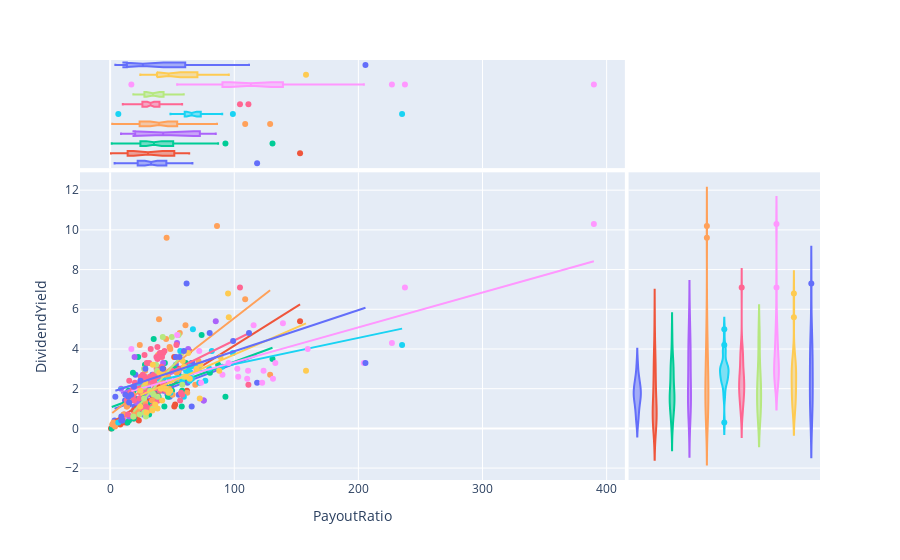

Notebook cell for this chart:
### Code cell
# we can see the difference is huge among sectors, pretty interesting
fig = px.scatter(fullDataNoOutliers, x='PayoutRatio', y='DividendYield', color='GICSSector', marginal_y="violin",
           marginal_x="box", trendline="ols")
fig.layout.update(showlegend=False)
fig.show()

### Figure 1 — Plotly figure (JSON) as saved in the notebook; plotly's stock layout.template omitted (floating-point values rounded to 4 significant figures)
{"data": [{"hoverlabel": {"namelength": 0}, "hovertemplate": "GICSSector=Industrials<br>PayoutRatio=%{x}<br>DividendYield=%{y}", "legendgroup": "GICSSector=Industrials", "marker": {"color": "#636efa", "symbol": "circle"}, "mode": "markers", "name": "GICSSector=Industrials", "showlegend": true, "type": "scatter", "x": [66.3, 32.7, 20.7, 12, 15.6, 33.5, 22.1, 118.4, 38.9, 34, 22.3, 27.7, 28.5, 20.4, 43.1, 53, 55, 25.8, 62.3, 48.1, 3.6, 29, 34.2, 37.4, 37.8, 20.4, 53.4, 36.3, 25.2, 41.5, 19.6, 23.9, 18.3, 27.1, 34.7, 5.4, 33.3, 46.2, 30.7, 44.4, 65.7, 16.6, 30.2, 15.3, 55.3, 41.4, 65.6, 49.2, 13.7, 26.5, 48.4, 28.3], "xaxis": "x", "y": [3.3, 1.9, 0.9, 1.4, 0.6, 1.7, 0.7, 2.3, 2.2, 2.7, 1.3, 2.6, 1.7, 2.7, 1.9, 3.2, 2.8, 1.3, 2.3, 1.6, 0.4, 1.4, 2.3, 1.8, 1.9, 1.5, 2.5, 1.8, 1, 2.4, 1.1, 1.4, 1.7, 1.7, 1.7, 0.3, 1.8, 1.7, 2.1, 2.2, 1.1, 0.5, 2.3, 1.2, 1.7, 2.1, 3.3, 2.1, 0.3, 0.7, 1.8, 1.1], "yaxis": "y"}, {"alignmentgroup": "True", "hoverlabel": {"namelength": 0}, "hovertemplate": "GICSSector=Industrials<br>PayoutRatio=%{x}", "legendgroup": "GICSSector=Industrials", "marker": {"color": "#636efa", "symbol": "circle"}, "name": "GICSSector=Industrials", "notched": true, "offsetgroup": "GICSSector=Industrials", "showlegend": false, "type": "box", "x": [66.3, 32.7, 20.7, 12, 15.6, 33.5, 22.1, 118.4, 38.9, 34, 22.3, 27.7, 28.5, 20.4, 43.1, 53, 55, 25.8, 62.3, 48.1, 3.6, 29, 34.2, 37.4, 37.8, 20.4, 53.4, 36.3, 25.2, 41.5, 19.6, 23.9, 18.3, 27.1, 34.7, 5.4, 33.3, 46.2, 30.7, 44.4, 65.7, 16.6, 30.2, 15.3, 55.3, 41.4, 65.6, 49.2, 13.7, 26.5, 48.4, 28.3], "xaxis": "x3", "yaxis": "y3"}, {"alignmentgroup": "True", "hoverlabel": {"namelength": 0}, "hovertemplate": "GICSSector=Industrials<br>DividendYield=%{y}", "legendgroup": "GICSSector=Industrials", "marker": {"color": "#636efa", "symbol": "circle"}, "name": "GICSSector=Industrials", "offsetgroup": "GICSSector=Industrials", "scalegroup": "y", "showlegend": false, "type": "violin", "xaxis": "x2", "y": [3.3, 1.9, 0.9, 1.4, 0.6, 1.7, 0.7, 2.3, 2.2, 2.7, 1.3, 2.6, 1.7, 2.7, 1.9, 3.2, 2.8, 1.3, 2.3, 1.6, 0.4, 1.4, 2.3, 1.8, 1.9, 1.5, 2.5, 1.8, 1, 2.4, 1.1, 1.4, 1.7, 1.7, 1.7, 0.3, 1.8, 1.7, 2.1, 2.2, 1.1, 0.5, 2.3, 1.2, 1.7, 2.1, 3.3, 2.1, 0.3, 0.7, 1.8, 1.1], "yaxis": "y2"}, {"hoverlabel": {"namelength": 0}, "hovertemplate": "<b>OLS trendline</b><br>DividendYield = 0.023412 * PayoutRatio + 0.902781<br>R<sup>2</sup>=0.367810<br><br>GICSSector=Industrials<br>PayoutRatio=%{x}<br>DividendYield=%{y} <b>(trend)</b>", "legendgroup": "GICSSector=Industrials", "marker": {"color": "#636efa", "symbol": "circle"}, "mode": "lines", "name": "GICSSector=Industrials", "showlegend": false, "type": "scatter", "x": [3.6, 5.4, 12, 13.7, 15.3, 15.6, 16.6, 18.3, 19.6, 20.4, 20.4, 20.7, 22.1, 22.3, 23.9, 25.2, 25.8, 26.5, 27.1, 27.7, 28.3, 28.5, 29, 30.2, 30.7, 32.7, 33.3, 33.5, 34, 34.2, 34.7, 36.3, 37.4, 37.8, 38.9, 41.4, 41.5, 43.1, 44.4, 46.2, 48.1, 48.4, 49.2, 53, 53.4, 55, 55.3, 62.3, 65.6, 65.7, 66.3, 118.4], "xaxis": "x", "y": [0.9871, 1.029, 1.184, 1.224, 1.261, 1.268, 1.291, 1.331, 1.362, 1.38, 1.38, 1.387, 1.42, 1.425, 1.462, 1.493, 1.507, 1.523, 1.537, 1.551, 1.565, 1.57, 1.582, 1.61, 1.622, 1.668, 1.682, 1.687, 1.699, 1.703, 1.715, 1.753, 1.778, 1.788, 1.814, 1.872, 1.874, 1.912, 1.942, 1.984, 2.029, 2.036, 2.055, 2.144, 2.153, 2.19, 2.197, 2.361, 2.439, 2.441, 2.455, 3.675], "yaxis": "y"}, {"hoverlabel": {"namelength": 0}, "hovertemplate": "GICSSector=Health Care<br>PayoutRatio=%{x}<br>DividendYield=%{y}", "legendgroup": "GICSSector=Health Care", "marker": {"color": "#EF553B", "symbol": "circle"}, "mode": "markers", "name": "GICSSector=Health Care", "showlegend": true, "type": "scatter", "x": [153, 19, 35, 43.6, 26.1, 42.8, 42.2, 9.9, 0.7, 56, 19.1, 51.6, 14.1, 11.4, 51.7, 61.9, 59.2, 12.3, 63.7, 39.2, 52.4, 21.4, 23.1, 8.2, 4.5, 21.6], "xaxis": "x", "y": [5.4, 0.9, 1.8, 2.7, 0.9, 3, 3.8, 0.3, 0, 3, 0.5, 3.6, 1.2, 0.7, 1.1, 1.9, 2.6, 0.3, 3.9, 2.1, 1.2, 1, 0.4, 0.2, 0.3, 0.5], "yaxis": "y"}, {"alignmentgroup": "True", "hoverlabel": {"namelength": 0}, "hovertemplate": "GICSSector=Health Care<br>PayoutRatio=%{x}", "legendgroup": "GICSSector=Health Care", "marker": {"color": "#EF553B", "symbol": "circle"}, "name": "GICSSector=Health Care", "notched": true, "offsetgroup": "GICSSector=Health Care", "showlegend": false, "type": "box", "x": [153, 19, 35, 43.6, 26.1, 42.8, 42.2, 9.9, 0.7, 56, 19.1, 51.6, 14.1, 11.4, 51.7, 61.9, 59.2, 12.3, 63.7, 39.2, 52.4, 21.4, 23.1, 8.2, 4.5, 21.6], "xaxis": "x3", "yaxis": "y3"}, {"alignmentgroup": "True", "hoverlabel": {"namelength": 0}, "hovertemplate": "GICSSector=Health Care<br>DividendYield=%{y}", "legendgroup": "GICSSector=Health Care", "marker": {"color": "#EF553B", "symbol": "circle"}, "name": "GICSSector=Health Care", "offsetgroup": "GICSSector=Health Care", "scalegroup": "y", "showlegend": false, "type": "violin", "xaxis": "x2", "y": [5.4, 0.9, 1.8, 2.7, 0.9, 3, 3.8, 0.3, 0, 3, 0.5, 3.6, 1.2, 0.7, 1.1, 1.9, 2.6, 0.3, 3.9, 2.1, 1.2, 1, 0.4, 0.2, 0.3, 0.5], "yaxis": "y2"}, {"hoverlabel": {"namelength": 0}, "hovertemplate": "<b>OLS trendline</b><br>DividendYield = 0.039280 * PayoutRatio + 0.239684<br>R<sup>2</sup>=0.711241<br><br>GICSSector=Health Care<br>PayoutRatio=%{x}<br>DividendYield=%{y} <b>(trend)</b>", "legendgroup": "GICSSector=Health Care", "marker": {"color": "#EF553B", "symbol": "circle"}, "mode": "lines", "name": "GICSSector=Health Care", "showlegend": false, "type": "scatter", "x": [0.7, 4.5, 8.2, 9.9, 11.4, 12.3, 14.1, 19, 19.1, 21.4, 21.6, 23.1, 26.1, 35, 39.2, 42.2, 42.8, 43.6, 51.6, 51.7, 52.4, 56, 59.2, 61.9, 63.7, 153], "xaxis": "x", "y": [0.2672, 0.4164, 0.5618, 0.6286, 0.6875, 0.7228, 0.7935, 0.986, 0.9899, 1.08, 1.088, 1.147, 1.265, 1.614, 1.779, 1.897, 1.921, 1.952, 2.267, 2.27, 2.298, 2.439, 2.565, 2.671, 2.742, 6.249], "yaxis": "y"}, {"hoverlabel": {"namelength": 0}, "hovertemplate": "GICSSector=Information Technology<br>PayoutRatio=%{x}<br>DividendYield=%{y}", "legendgroup": "GICSSector=Information Technology", "marker": {"color": "#00cc96", "symbol": "circle"}, "mode": "markers", "name": "GICSSector=Information Technology", "showlegend": true, "type": "scatter", "x": [39, 14.8, 23.8, 49.9, 25, 27, 58, 130.8, 46.6, 51.7, 26.5, 22.1, 42.6, 18.4, 57.7, 32.3, 1.3, 22.6, 28.2, 73.7, 31.4, 43.7, 51.9, 39.7, 30.6, 19, 61, 92.9, 36, 35.5, 42.2, 14, 27.3, 80.4, 87, 35.1, 28.8, 18.9, 56.2, 15.2, 18.4, 28.1, 44.1, 39], "xaxis": "x", "y": [1.6, 1.9, 0.9, 1.9, 1.2, 1.6, 1.9, 3.5, 1.6, 2.9, 1, 1.3, 2.5, 2.8, 1.1, 1.2, 0, 3.6, 2.4, 4.7, 0.7, 1.1, 3, 1.9, 1.9, 0.5, 3.3, 1.6, 1.3, 1.3, 3, 0.3, 1.6, 2.8, 3.2, 4.5, 1.7, 1.9, 2.6, 0.4, 0.6, 3.2, 3.3, 1.5], "yaxis": "y"}, {"alignmentgroup": "True", "hoverlabel": {"namelength": 0}, "hovertemplate": "GICSSector=Information Technology<br>PayoutRatio=%{x}", "legendgroup": "GICSSector=Information Technology", "marker": {"color": "#00cc96", "symbol": "circle"}, "name": "GICSSector=Information Technology", "notched": true, "offsetgroup": "GICSSector=Information Technology", "showlegend": false, "type": "box", "x": [39, 14.8, 23.8, 49.9, 25, 27, 58, 130.8, 46.6, 51.7, 26.5, 22.1, 42.6, 18.4, 57.7, 32.3, 1.3, 22.6, 28.2, 73.7, 31.4, 43.7, 51.9, 39.7, 30.6, 19, 61, 92.9, 36, 35.5, 42.2, 14, 27.3, 80.4, 87, 35.1, 28.8, 18.9, 56.2, 15.2, 18.4, 28.1, 44.1, 39], "xaxis": "x3", "yaxis": "y3"}, {"alignmentgroup": "True", "hoverlabel": {"namelength": 0}, "hovertemplate": "GICSSector=Information Technology<br>DividendYield=%{y}", "legendgroup": "GICSSector=Information Technology", "marker": {"color": "#00cc96", "symbol": "circle"}, "name": "GICSSector=Information Technology", "offsetgroup": "GICSSector=Information Technology", "scalegroup": "y", "showlegend": false, "type": "violin", "xaxis": "x2", "y": [1.6, 1.9, 0.9, 1.9, 1.2, 1.6, 1.9, 3.5, 1.6, 2.9, 1, 1.3, 2.5, 2.8, 1.1, 1.2, 0, 3.6, 2.4, 4.7, 0.7, 1.1, 3, 1.9, 1.9, 0.5, 3.3, 1.6, 1.3, 1.3, 3, 0.3, 1.6, 2.8, 3.2, 4.5, 1.7, 1.9, 2.6, 0.4, 0.6, 3.2, 3.3, 1.5], "yaxis": "y2"}, {"hoverlabel": {"namelength": 0}, "hovertemplate": "<b>OLS trendline</b><br>DividendYield = 0.023032 * PayoutRatio + 1.047050<br>R<sup>2</sup>=0.256094<br><br>GICSSector=Information Technology<br>PayoutRatio=%{x}<br>DividendYield=%{y} <b>(trend)</b>", "legendgroup": "GICSSector=Information Technology", "marker": {"color": "#00cc96", "symbol": "circle"}, "mode": "lines", "name": "GICSSector=Information Technology", "showlegend": false, "type": "scatter", "x": [1.3, 14, 14.8, 15.2, 18.4, 18.4, 18.9, 19, 22.1, 22.6, 23.8, 25, 26.5, 27, 27.3, 28.1, 28.2, 28.8, 30.6, 31.4, 32.3, 35.1, 35.5, 36, 39, 39, 39.7, 42.2, 42.6, 43.7, 44.1, 46.6, 49.9, 51.7, 51.9, 56.2, 57.7, 58, 61, 73.7, 80.4, 87, 92.9, 130.8], "xaxis": "x", "y": [1.077, 1.369, 1.388, 1.397, 1.471, 1.471, 1.482, 1.485, 1.556, 1.568, 1.595, 1.623, 1.657, 1.669, 1.676, 1.694, 1.697, 1.71, 1.752, 1.77, 1.791, 1.855, 1.865, 1.876, 1.945, 1.945, 1.961, 2.019, 2.028, 2.054, 2.063, 2.12, 2.196, 2.238, 2.242, 2.341, 2.376, 2.383, 2.452, 2.745, 2.899, 3.051, 3.187, 4.06], "yaxis": "y"}, {"hoverlabel": {"namelength": 0}, "hovertemplate": "GICSSector=Communication Services<br>PayoutRatio=%{x}<br>DividendYield=%{y}", "legendgroup": "GICSSector=Communication Services", "marker": {"color": "#ab63fa", "symbol": "circle"}, "mode": "markers", "name": "GICSSector=Communication Services", "showlegend": true, "type": "scatter", "x": [15.4, 85.1, 8.8, 30.1, 53.9, 75.4, 75.4, 42.7, 62.9, 19.7, 21.6], "xaxis": "x", "y": [0.6, 5.4, 2, 1.7, 4.3, 1.4, 1.4, 3.3, 4, 3.6, 1.3], "yaxis": "y"}, {"alignmentgroup": "True", "hoverlabel": {"namelength": 0}, "hovertemplate": "GICSSector=Communication Services<br>PayoutRatio=%{x}", "legendgroup": "GICSSector=Communication Services", "marker": {"color": "#ab63fa", "symbol": "circle"}, "name": "GICSSector=Communication Services", "notched": true, "offsetgroup": "GICSSector=Communication Services", "showlegend": false, "type": "box", "x": [15.4, 85.1, 8.8, 30.1, 53.9, 75.4, 75.4, 42.7, 62.9, 19.7, 21.6], "xaxis": "x3", "yaxis": "y3"}, {"alignmentgroup": "True", "hoverlabel": {"namelength": 0}, "hovertemplate": "GICSSector=Communication Services<br>DividendYield=%{y}", "legendgroup": "GICSSector=Communication Services", "marker": {"color": "#ab63fa", "symbol": "circle"}, "name": "GICSSector=Communication Services", "offsetgroup": "GICSSector=Communication Services", "scalegroup": "y", "showlegend": false, "type": "violin", "xaxis": "x2", "y": [0.6, 5.4, 2, 1.7, 4.3, 1.4, 1.4, 3.3, 4, 3.6, 1.3], "yaxis": "y2"}, {"hoverlabel": {"namelength": 0}, "hovertemplate": "<b>OLS trendline</b><br>DividendYield = 0.023806 * PayoutRatio + 1.573769<br>R<sup>2</sup>=0.176754<br><br>GICSSector=Communication Services<br>PayoutRatio=%{x}<br>DividendYield=%{y} <b>(trend)</b>", "legendgroup": "GICSSector=Communication Services", "marker": {"color": "#ab63fa", "symbol": "circle"}, "mode": "lines", "name": "GICSSector=Communication Services", "showlegend": false, "type": "scatter", "x": [8.8, 15.4, 19.7, 21.6, 30.1, 42.7, 53.9, 62.9, 75.4, 75.4, 85.1], "xaxis": "x", "y": [1.783, 1.94, 2.043, 2.088, 2.29, 2.59, 2.857, 3.071, 3.369, 3.369, 3.6], "yaxis": "y"}, {"hoverlabel": {"namelength": 0}, "hovertemplate": "GICSSector=Consumer Discretionary<br>PayoutRatio=%{x}<br>DividendYield=%{y}", "legendgroup": "GICSSector=Consumer Discretionary", "marker": {"color": "#FFA15A", "symbol": "circle"}, "mode": "markers", "name": "GICSSector=Consumer Discretionary", "showlegend": true, "type": "scatter", "x": [4, 23.3, 33.8, 47.9, 18.4, 45.1, 13.6, 53.7, 19.5, 10.8, 30.8, 108.8, 39.4, 55.2, 23.9, 55, 38.6, 57.7, 128.9, 18.7, 47.4, 56.1, 86.1, 71.2, 2.6, 62.1, 45.5, 38.8, 32.1, 48.5, 46.7, 13.4, 1.7, 21.6, 31.7, 50.3, 60.7, 42.3, 48.3, 33.8, 28.2, 68.6, 28.2, 42, 36.4], "xaxis": "x", "y": [0.1, 1, 2.6, 4.1, 1.7, 4.5, 1.1, 2.8, 0.7, 0.7, 0.9, 6.5, 5.5, 2.5, 4.2, 2.9, 3.7, 3.8, 2.7, 0.6, 2, 4.8, 10.2, 3.4, 0.3, 1.8, 9.6, 1.4, 1, 4, 2.6, 1.1, 0.2, 0.9, 2.6, 1.7, 5.2, 2.3, 2.4, 1.4, 1.3, 2.2, 2.9, 2.8, 1.4], "yaxis": "y"}, {"alignmentgroup": "True", "hoverlabel": {"namelength": 0}, "hovertemplate": "GICSSector=Consumer Discretionary<br>PayoutRatio=%{x}", "legendgroup": "GICSSector=Consumer Discretionary", "marker": {"color": "#FFA15A", "symbol": "circle"}, "name": "GICSSector=Consumer Discretionary", "notched": true, "offsetgroup": "GICSSector=Consumer Discretionary", "showlegend": false, "type": "box", "x": [4, 23.3, 33.8, 47.9, 18.4, 45.1, 13.6, 53.7, 19.5, 10.8, 30.8, 108.8, 39.4, 55.2, 23.9, 55, 38.6, 57.7, 128.9, 18.7, 47.4, 56.1, 86.1, 71.2, 2.6, 62.1, 45.5, 38.8, 32.1, 48.5, 46.7, 13.4, 1.7, 21.6, 31.7, 50.3, 60.7, 42.3, 48.3, 33.8, 28.2, 68.6, 28.2, 42, 36.4], "xaxis": "x3", "yaxis": "y3"}, {"alignmentgroup": "True", "hoverlabel": {"namelength": 0}, "hovertemplate": "GICSSector=Consumer Discretionary<br>DividendYield=%{y}", "legendgroup": "GICSSector=Consumer Discretionary", "marker": {"color": "#FFA15A", "symbol": "circle"}, "name": "GICSSector=Consumer Discretionary", "offsetgroup": "GICSSector=Consumer Discretionary", "scalegroup": "y", "showlegend": false, "type": "violin", "xaxis": "x2", "y": [0.1, 1, 2.6, 4.1, 1.7, 4.5, 1.1, 2.8, 0.7, 0.7, 0.9, 6.5, 5.5, 2.5, 4.2, 2.9, 3.7, 3.8, 2.7, 0.6, 2, 4.8, 10.2, 3.4, 0.3, 1.8, 9.6, 1.4, 1, 4, 2.6, 1.1, 0.2, 0.9, 2.6, 1.7, 5.2, 2.3, 2.4, 1.4, 1.3, 2.2, 2.9, 2.8, 1.4], "yaxis": "y2"}, {"hoverlabel": {"namelength": 0}, "hovertemplate": "<b>OLS trendline</b><br>DividendYield = 0.048598 * PayoutRatio + 0.692321<br>R<sup>2</sup>=0.320716<br><br>GICSSector=Consumer Discretionary<br>PayoutRatio=%{x}<br>DividendYield=%{y} <b>(trend)</b>", "legendgroup": "GICSSector=Consumer Discretionary", "marker": {"color": "#FFA15A", "symbol": "circle"}, "mode": "lines", "name": "GICSSector=Consumer Discretionary", "showlegend": false, "type": "scatter", "x": [1.7, 2.6, 4, 10.8, 13.4, 13.6, 18.4, 18.7, 19.5, 21.6, 23.3, 23.9, 28.2, 28.2, 30.8, 31.7, 32.1, 33.8, 33.8, 36.4, 38.6, 38.8, 39.4, 42, 42.3, 45.1, 45.5, 46.7, 47.4, 47.9, 48.3, 48.5, 50.3, 53.7, 55, 55.2, 56.1, 57.7, 60.7, 62.1, 68.6, 71.2, 86.1, 108.8, 128.9], "xaxis": "x", "y": [0.7749, 0.8187, 0.8867, 1.217, 1.344, 1.353, 1.587, 1.601, 1.64, 1.742, 1.825, 1.854, 2.063, 2.063, 2.189, 2.233, 2.252, 2.335, 2.335, 2.461, 2.568, 2.578, 2.607, 2.733, 2.748, 2.884, 2.904, 2.962, 2.996, 3.02, 3.04, 3.049, 3.137, 3.302, 3.365, 3.375, 3.419, 3.496, 3.642, 3.71, 4.026, 4.152, 4.877, 5.98, 6.957], "yaxis": "y"}, {"hoverlabel": {"namelength": 0}, "hovertemplate": "GICSSector=Utilities<br>PayoutRatio=%{x}<br>DividendYield=%{y}", "legendgroup": "GICSSector=Utilities", "marker": {"color": "#19d3f3", "symbol": "circle"}, "mode": "markers", "name": "GICSSector=Utilities", "showlegend": true, "type": "scatter", "x": [90.3, 63.8, 58, 65.7, 59.4, 48.6, 98.9, 71.8, 68.8, 235.2, 61.2, 81.9, 70, 79.9, 76.7, 60.3, 71.2, 6.6, 64.8, 66.7, 63.4, 52.9, 56.5, 65.9, 64.1], "xaxis": "x", "y": [3.1, 2.6, 2.4, 2.8, 1.6, 1.8, 3.8, 2.3, 3.1, 4.2, 2.9, 3.9, 3, 3, 2.4, 3.1, 3.1, 0.3, 3.1, 5, 2.9, 2.5, 3.9, 2.5, 2.4], "yaxis": "y"}, {"alignmentgroup": "True", "hoverlabel": {"namelength": 0}, "hovertemplate": "GICSSector=Utilities<br>PayoutRatio=%{x}", "legendgroup": "GICSSector=Utilities", "marker": {"color": "#19d3f3", "symbol": "circle"}, "name": "GICSSector=Utilities", "notched": true, "offsetgroup": "GICSSector=Utilities", "showlegend": false, "type": "box", "x": [90.3, 63.8, 58, 65.7, 59.4, 48.6, 98.9, 71.8, 68.8, 235.2, 61.2, 81.9, 70, 79.9, 76.7, 60.3, 71.2, 6.6, 64.8, 66.7, 63.4, 52.9, 56.5, 65.9, 64.1], "xaxis": "x3", "yaxis": "y3"}, {"alignmentgroup": "True", "hoverlabel": {"namelength": 0}, "hovertemplate": "GICSSector=Utilities<br>DividendYield=%{y}", "legendgroup": "GICSSector=Utilities", "marker": {"color": "#19d3f3", "symbol": "circle"}, "name": "GICSSector=Utilities", "offsetgroup": "GICSSector=Utilities", "scalegroup": "y", "showlegend": false, "type": "violin", "xaxis": "x2", "y": [3.1, 2.6, 2.4, 2.8, 1.6, 1.8, 3.8, 2.3, 3.1, 4.2, 2.9, 3.9, 3, 3, 2.4, 3.1, 3.1, 0.3, 3.1, 5, 2.9, 2.5, 3.9, 2.5, 2.4], "yaxis": "y2"}, {"hoverlabel": {"namelength": 0}, "hovertemplate": "<b>OLS trendline</b><br>DividendYield = 0.013224 * PayoutRatio + 1.914469<br>R<sup>2</sup>=0.295476<br><br>GICSSector=Utilities<br>PayoutRatio=%{x}<br>DividendYield=%{y} <b>(trend)</b>", "legendgroup": "GICSSector=Utilities", "marker": {"color": "#19d3f3", "symbol": "circle"}, "mode": "lines", "name": "GICSSector=Utilities", "showlegend": false, "type": "scatter", "x": [6.6, 48.6, 52.9, 56.5, 58, 59.4, 60.3, 61.2, 63.4, 63.8, 64.1, 64.8, 65.7, 65.9, 66.7, 68.8, 70, 71.2, 71.8, 76.7, 79.9, 81.9, 90.3, 98.9, 235.2], "xaxis": "x", "y": [2.002, 2.557, 2.614, 2.662, 2.681, 2.7, 2.712, 2.724, 2.753, 2.758, 2.762, 2.771, 2.783, 2.786, 2.797, 2.824, 2.84, 2.856, 2.864, 2.929, 2.971, 2.998, 3.109, 3.222, 5.025], "yaxis": "y"}, {"hoverlabel": {"namelength": 0}, "hovertemplate": "GICSSector=Financials<br>PayoutRatio=%{x}<br>DividendYield=%{y}", "legendgroup": "GICSSector=Financials", "marker": {"color": "#FF6692", "symbol": "circle"}, "mode": "markers", "name": "GICSSector=Financials", "showlegend": true, "type": "scatter", "x": [25.7, 24.7, 19.3, 26.7, 29.3, 44.9, 40.1, 23, 29.7, 41.4, 49.8, 13.8, 34.2, 23.5, 35.8, 29.1, 24.6, 31.5, 56.4, 32.7, 18.5, 13.5, 43.2, 29.5, 14.3, 37.3, 16.4, 26.5, 43.8, 28.9, 104.6, 111.4, 32.5, 42.7, 20, 10.2, 28.7, 58, 27.7, 28.8, 26.3, 34.4, 57.1, 34.6, 53.4, 40.1, 38.1, 18.3, 38.1, 27, 37.7, 37.5, 15.4, 36.2, 35.5, 35.1, 41.8, 39.4, 38.4, 27.5], "xaxis": "x", "y": [2, 1.8, 1.4, 2.6, 0.9, 1.9, 1.9, 2, 2.5, 3.1, 2.9, 1.7, 1.1, 1.5, 2, 1.9, 2.6, 3.3, 1.4, 4, 2, 1.4, 2.2, 3.3, 0.7, 3.6, 1.8, 2.1, 3.9, 1.1, 7.1, 2.2, 2.6, 3.8, 2.3, 0.5, 2.5, 1.7, 3.7, 0.9, 2.7, 1.1, 1.8, 2.3, 4.2, 3.8, 4.1, 1.6, 3.5, 0.9, 2.9, 3, 2.4, 2.7, 2.4, 2.7, 3.6, 3.6, 1.4, 2.6], "yaxis": "y"}, {"alignmentgroup": "True", "hoverlabel": {"namelength": 0}, "hovertemplate": "GICSSector=Financials<br>PayoutRatio=%{x}", "legendgroup": "GICSSector=Financials", "marker": {"color": "#FF6692", "symbol": "circle"}, "name": "GICSSector=Financials", "notched": true, "offsetgroup": "GICSSector=Financials", "showlegend": false, "type": "box", "x": [25.7, 24.7, 19.3, 26.7, 29.3, 44.9, 40.1, 23, 29.7, 41.4, 49.8, 13.8, 34.2, 23.5, 35.8, 29.1, 24.6, 31.5, 56.4, 32.7, 18.5, 13.5, 43.2, 29.5, 14.3, 37.3, 16.4, 26.5, 43.8, 28.9, 104.6, 111.4, 32.5, 42.7, 20, 10.2, 28.7, 58, 27.7, 28.8, 26.3, 34.4, 57.1, 34.6, 53.4, 40.1, 38.1, 18.3, 38.1, 27, 37.7, 37.5, 15.4, 36.2, 35.5, 35.1, 41.8, 39.4, 38.4, 27.5], "xaxis": "x3", "yaxis": "y3"}, {"alignmentgroup": "True", "hoverlabel": {"namelength": 0}, "hovertemplate": "GICSSector=Financials<br>DividendYield=%{y}", "legendgroup": "GICSSector=Financials", "marker": {"color": "#FF6692", "symbol": "circle"}, "name": "GICSSector=Financials", "offsetgroup": "GICSSector=Financials", "scalegroup": "y", "showlegend": false, "type": "violin", "xaxis": "x2", "y": [2, 1.8, 1.4, 2.6, 0.9, 1.9, 1.9, 2, 2.5, 3.1, 2.9, 1.7, 1.1, 1.5, 2, 1.9, 2.6, 3.3, 1.4, 4, 2, 1.4, 2.2, 3.3, 0.7, 3.6, 1.8, 2.1, 3.9, 1.1, 7.1, 2.2, 2.6, 3.8, 2.3, 0.5, 2.5, 1.7, 3.7, 0.9, 2.7, 1.1, 1.8, 2.3, 4.2, 3.8, 4.1, 1.6, 3.5, 0.9, 2.9, 3, 2.4, 2.7, 2.4, 2.7, 3.6, 3.6, 1.4, 2.6], "yaxis": "y2"}, {"hoverlabel": {"namelength": 0}, "hovertemplate": "<b>OLS trendline</b><br>DividendYield = 0.030783 * PayoutRatio + 1.350480<br>R<sup>2</sup>=0.229574<br><br>GICSSector=Financials<br>PayoutRatio=%{x}<br>DividendYield=%{y} <b>(trend)</b>", "legendgroup": "GICSSector=Financials", "marker": {"color": "#FF6692", "symbol": "circle"}, "mode": "lines", "name": "GICSSector=Financials", "showlegend": false, "type": "scatter", "x": [10.2, 13.5, 13.8, 14.3, 15.4, 16.4, 18.3, 18.5, 19.3, 20, 23, 23.5, 24.6, 24.7, 25.7, 26.3, 26.5, 26.7, 27, 27.5, 27.7, 28.7, 28.8, 28.9, 29.1, 29.3, 29.5, 29.7, 31.5, 32.5, 32.7, 34.2, 34.4, 34.6, 35.1, 35.5, 35.8, 36.2, 37.3, 37.5, 37.7, 38.1, 38.1, 38.4, 39.4, 40.1, 40.1, 41.4, 41.8, 42.7, 43.2, 43.8, 44.9, 49.8, 53.4, 56.4, 57.1, 58, 104.6, 111.4], "xaxis": "x", "y": [1.664, 1.766, 1.775, 1.791, 1.825, 1.855, 1.914, 1.92, 1.945, 1.966, 2.058, 2.074, 2.108, 2.111, 2.142, 2.16, 2.166, 2.172, 2.182, 2.197, 2.203, 2.234, 2.237, 2.24, 2.246, 2.252, 2.259, 2.265, 2.32, 2.351, 2.357, 2.403, 2.409, 2.416, 2.431, 2.443, 2.453, 2.465, 2.499, 2.505, 2.511, 2.523, 2.523, 2.533, 2.563, 2.585, 2.585, 2.625, 2.637, 2.665, 2.68, 2.699, 2.733, 2.883, 2.994, 3.087, 3.108, 3.136, 4.57, 4.78], "yaxis": "y"}, {"hoverlabel": {"namelength": 0}, "hovertemplate": "GICSSector=Materials<br>PayoutRatio=%{x}<br>DividendYield=%{y}", "legendgroup": "GICSSector=Materials", "marker": {"color": "#B6E880", "symbol": "circle"}, "mode": "markers", "name": "GICSSector=Materials", "showlegend": true, "type": "scatter", "x": [58.2, 27.3, 28.8, 32.2, 59.3, 37, 34.5, 35.1, 45, 49.7, 33.9, 42.4, 23.8, 18.7, 27.3, 37.8, 38.3, 27.4, 28, 27.7, 55.1], "xaxis": "x", "y": [2.2, 2.1, 0.6, 1.9, 2.6, 3.2, 1, 1.7, 2, 4.6, 1.8, 4.6, 0.7, 0.6, 3, 2.9, 1.6, 1.5, 0.8, 0.8, 4.7], "yaxis": "y"}, {"alignmentgroup": "True", "hoverlabel": {"namelength": 0}, "hovertemplate": "GICSSector=Materials<br>PayoutRatio=%{x}", "legendgroup": "GICSSector=Materials", "marker": {"color": "#B6E880", "symbol": "circle"}, "name": "GICSSector=Materials", "notched": true, "offsetgroup": "GICSSector=Materials", "showlegend": false, "type": "box", "x": [58.2, 27.3, 28.8, 32.2, 59.3, 37, 34.5, 35.1, 45, 49.7, 33.9, 42.4, 23.8, 18.7, 27.3, 37.8, 38.3, 27.4, 28, 27.7, 55.1], "xaxis": "x3", "yaxis": "y3"}, {"alignmentgroup": "True", "hoverlabel": {"namelength": 0}, "hovertemplate": "GICSSector=Materials<br>DividendYield=%{y}", "legendgroup": "GICSSector=Materials", "marker": {"color": "#B6E880", "symbol": "circle"}, "name": "GICSSector=Materials", "offsetgroup": "GICSSector=Materials", "scalegroup": "y", "showlegend": false, "type": "violin", "xaxis": "x2", "y": [2.2, 2.1, 0.6, 1.9, 2.6, 3.2, 1, 1.7, 2, 4.6, 1.8, 4.6, 0.7, 0.6, 3, 2.9, 1.6, 1.5, 0.8, 0.8, 4.7], "yaxis": "y2"}, {"hoverlabel": {"namelength": 0}, "hovertemplate": "<b>OLS trendline</b><br>DividendYield = 0.073098 * PayoutRatio + -0.533461<br>R<sup>2</sup>=0.406281<br><br>GICSSector=Materials<br>PayoutRatio=%{x}<br>DividendYield=%{y} <b>(trend)</b>", "legendgroup": "GICSSector=Materials", "marker": {"color": "#B6E880", "symbol": "circle"}, "mode": "lines", "name": "GICSSector=Materials", "showlegend": false, "type": "scatter", "x": [18.7, 23.8, 27.3, 27.3, 27.4, 27.7, 28, 28.8, 32.2, 33.9, 34.5, 35.1, 37, 37.8, 38.3, 42.4, 45, 49.7, 55.1, 58.2, 59.3], "xaxis": "x", "y": [0.8335, 1.206, 1.462, 1.462, 1.469, 1.491, 1.513, 1.572, 1.82, 1.945, 1.988, 2.032, 2.171, 2.23, 2.266, 2.566, 2.756, 3.1, 3.494, 3.721, 3.801], "yaxis": "y"}, {"hoverlabel": {"namelength": 0}, "hovertemplate": "GICSSector=Real Estate<br>PayoutRatio=%{x}<br>DividendYield=%{y}", "legendgroup": "GICSSector=Real Estate", "marker": {"color": "#FF97FF", "symbol": "circle"}, "mode": "markers", "name": "GICSSector=Real Estate", "showlegend": true, "type": "scatter", "x": [110.4, 69, 90.5, 111.1, 131.2, 103.2, 122.5, 102.5, 123.6, 71.8, 54, 237.5, 139.2, 389.7, 73.3, 95.4, 204.4, 133.1, 115.6, 159.2, 227, 17.1], "xaxis": "x", "y": [2.5, 2.9, 2.7, 2.9, 2.5, 2.6, 2.3, 3, 2.9, 3.9, 4.7, 7.1, 5.3, 10.3, 2.3, 3.3, 3.3, 3.3, 5.2, 4, 4.3, 4], "yaxis": "y"}, {"alignmentgroup": "True", "hoverlabel": {"namelength": 0}, "hovertemplate": "GICSSector=Real Estate<br>PayoutRatio=%{x}", "legendgroup": "GICSSector=Real Estate", "marker": {"color": "#FF97FF", "symbol": "circle"}, "name": "GICSSector=Real Estate", "notched": true, "offsetgroup": "GICSSector=Real Estate", "showlegend": false, "type": "box", "x": [110.4, 69, 90.5, 111.1, 131.2, 103.2, 122.5, 102.5, 123.6, 71.8, 54, 237.5, 139.2, 389.7, 73.3, 95.4, 204.4, 133.1, 115.6, 159.2, 227, 17.1], "xaxis": "x3", "yaxis": "y3"}, {"alignmentgroup": "True", "hoverlabel": {"namelength": 0}, "hovertemplate": "GICSSector=Real Estate<br>DividendYield=%{y}", "legendgroup": "GICSSector=Real Estate", "marker": {"color": "#FF97FF", "symbol": "circle"}, "name": "GICSSector=Real Estate", "offsetgroup": "GICSSector=Real Estate", "scalegroup": "y", "showlegend": false, "type": "violin", "xaxis": "x2", "y": [2.5, 2.9, 2.7, 2.9, 2.5, 2.6, 2.3, 3, 2.9, 3.9, 4.7, 7.1, 5.3, 10.3, 2.3, 3.3, 3.3, 3.3, 5.2, 4, 4.3, 4], "yaxis": "y2"}, {"hoverlabel": {"namelength": 0}, "hovertemplate": "<b>OLS trendline</b><br>DividendYield = 0.017569 * PayoutRatio + 1.576235<br>R<sup>2</sup>=0.547578<br><br>GICSSector=Real Estate<br>PayoutRatio=%{x}<br>DividendYield=%{y} <b>(trend)</b>", "legendgroup": "GICSSector=Real Estate", "marker": {"color": "#FF97FF", "symbol": "circle"}, "mode": "lines", "name": "GICSSector=Real Estate", "showlegend": false, "type": "scatter", "x": [17.1, 54, 69, 71.8, 73.3, 90.5, 95.4, 102.5, 103.2, 110.4, 111.1, 115.6, 122.5, 123.6, 131.2, 133.1, 139.2, 159.2, 204.4, 227, 237.5, 389.7], "xaxis": "x", "y": [1.877, 2.525, 2.789, 2.838, 2.864, 3.166, 3.252, 3.377, 3.389, 3.516, 3.528, 3.607, 3.728, 3.748, 3.881, 3.915, 4.022, 4.373, 5.167, 5.564, 5.749, 8.423], "yaxis": "y"}, {"hoverlabel": {"namelength": 0}, "hovertemplate": "GICSSector=Consumer Staples<br>PayoutRatio=%{x}<br>DividendYield=%{y}", "legendgroup": "GICSSector=Consumer Staples", "marker": {"color": "#FECB52", "symbol": "circle"}, "mode": "markers", "name": "GICSSector=Consumer Staples", "showlegend": true, "type": "scatter", "x": [95, 58.5, 38.2, 157.8, 36.3, 61.3, 87.9, 64.2, 59.5, 72.2, 29.3, 34, 62.9, 48.4, 44.3, 72.8, 88.9, 69.7, 28.3, 24.3, 41.9, 39.6, 40.8, 42.7, 95.6, 47.1, 24.4, 47.1, 34.4], "xaxis": "x", "y": [6.8, 3.4, 1, 2.9, 1.2, 2.6, 2.9, 2.5, 3.1, 1.5, 0.8, 0.9, 3.8, 1.9, 2, 3.2, 3.6, 3, 2.3, 1.1, 1.4, 2.8, 2, 2.7, 5.6, 1.9, 1.9, 1.8, 3.2], "yaxis": "y"}, {"alignmentgroup": "True", "hoverlabel": {"namelength": 0}, "hovertemplate": "GICSSector=Consumer Staples<br>PayoutRatio=%{x}", "legendgroup": "GICSSector=Consumer Staples", "marker": {"color": "#FECB52", "symbol": "circle"}, "name": "GICSSector=Consumer Staples", "notched": true, "offsetgroup": "GICSSector=Consumer Staples", "showlegend": false, "type": "box", "x": [95, 58.5, 38.2, 157.8, 36.3, 61.3, 87.9, 64.2, 59.5, 72.2, 29.3, 34, 62.9, 48.4, 44.3, 72.8, 88.9, 69.7, 28.3, 24.3, 41.9, 39.6, 40.8, 42.7, 95.6, 47.1, 24.4, 47.1, 34.4], "xaxis": "x3", "yaxis": "y3"}, {"alignmentgroup": "True", "hoverlabel": {"namelength": 0}, "hovertemplate": "GICSSector=Consumer Staples<br>DividendYield=%{y}", "legendgroup": "GICSSector=Consumer Staples", "marker": {"color": "#FECB52", "symbol": "circle"}, "name": "GICSSector=Consumer Staples", "offsetgroup": "GICSSector=Consumer Staples", "scalegroup": "y", "showlegend": false, "type": "violin", "xaxis": "x2", "y": [6.8, 3.4, 1, 2.9, 1.2, 2.6, 2.9, 2.5, 3.1, 1.5, 0.8, 0.9, 3.8, 1.9, 2, 3.2, 3.6, 3, 2.3, 1.1, 1.4, 2.8, 2, 2.7, 5.6, 1.9, 1.9, 1.8, 3.2], "yaxis": "y2"}, {"hoverlabel": {"namelength": 0}, "hovertemplate": "<b>OLS trendline</b><br>DividendYield = 0.027177 * PayoutRatio + 1.000975<br>R<sup>2</sup>=0.340327<br><br>GICSSector=Consumer Staples<br>PayoutRatio=%{x}<br>DividendYield=%{y} <b>(trend)</b>", "legendgroup": "GICSSector=Consumer Staples", "marker": {"color": "#FECB52", "symbol": "circle"}, "mode": "lines", "name": "GICSSector=Consumer Staples", "showlegend": false, "type": "scatter", "x": [24.3, 24.4, 28.3, 29.3, 34, 34.4, 36.3, 38.2, 39.6, 40.8, 41.9, 42.7, 44.3, 47.1, 47.1, 48.4, 58.5, 59.5, 61.3, 62.9, 64.2, 69.7, 72.2, 72.8, 87.9, 88.9, 95, 95.6, 157.8], "xaxis": "x", "y": [1.661, 1.664, 1.77, 1.797, 1.925, 1.936, 1.988, 2.039, 2.077, 2.11, 2.14, 2.161, 2.205, 2.281, 2.281, 2.316, 2.591, 2.618, 2.667, 2.71, 2.746, 2.895, 2.963, 2.979, 3.39, 3.417, 3.583, 3.599, 5.29], "yaxis": "y"}, {"hoverlabel": {"namelength": 0}, "hovertemplate": "GICSSector=Energy<br>PayoutRatio=%{x}<br>DividendYield=%{y}", "legendgroup": "GICSSector=Energy", "marker": {"color": "#636efa", "symbol": "circle"}, "mode": "markers", "name": "GICSSector=Energy", "showlegend": true, "type": "scatter", "x": [205.7, 14.7, 59.4, 12.3, 9.9, 19.2, 4.2, 9, 15.3, 80.2, 53, 24.4, 99.1, 16.9, 42.3, 61.6, 111.9, 28.4, 9, 55.9], "xaxis": "x", "y": [3.3, 1.6, 3.9, 1.7, 0.4, 2.1, 1.6, 0.6, 1.3, 4.8, 3.6, 2.4, 4.4, 1.7, 3, 7.3, 4.8, 3, 0.4, 3.6], "yaxis": "y"}, {"alignmentgroup": "True", "hoverlabel": {"namelength": 0}, "hovertemplate": "GICSSector=Energy<br>PayoutRatio=%{x}", "legendgroup": "GICSSector=Energy", "marker": {"color": "#636efa", "symbol": "circle"}, "name": "GICSSector=Energy", "notched": true, "offsetgroup": "GICSSector=Energy", "showlegend": false, "type": "box", "x": [205.7, 14.7, 59.4, 12.3, 9.9, 19.2, 4.2, 9, 15.3, 80.2, 53, 24.4, 99.1, 16.9, 42.3, 61.6, 111.9, 28.4, 9, 55.9], "xaxis": "x3", "yaxis": "y3"}, {"alignmentgroup": "True", "hoverlabel": {"namelength": 0}, "hovertemplate": "GICSSector=Energy<br>DividendYield=%{y}", "legendgroup": "GICSSector=Energy", "marker": {"color": "#636efa", "symbol": "circle"}, "name": "GICSSector=Energy", "offsetgroup": "GICSSector=Energy", "scalegroup": "y", "showlegend": false, "type": "violin", "xaxis": "x2", "y": [3.3, 1.6, 3.9, 1.7, 0.4, 2.1, 1.6, 0.6, 1.3, 4.8, 3.6, 2.4, 4.4, 1.7, 3, 7.3, 4.8, 3, 0.4, 3.6], "yaxis": "y2"}, {"hoverlabel": {"namelength": 0}, "hovertemplate": "<b>OLS trendline</b><br>DividendYield = 0.020759 * PayoutRatio + 1.807211<br>R<sup>2</sup>=0.337773<br><br>GICSSector=Energy<br>PayoutRatio=%{x}<br>DividendYield=%{y} <b>(trend)</b>", "legendgroup": "GICSSector=Energy", "marker": {"color": "#636efa", "symbol": "circle"}, "mode": "lines", "name": "GICSSector=Energy", "showlegend": false, "type": "scatter", "x": [4.2, 9, 9, 9.9, 12.3, 14.7, 15.3, 16.9, 19.2, 24.4, 28.4, 42.3, 53, 55.9, 59.4, 61.6, 80.2, 99.1, 111.9, 205.7], "xaxis": "x", "y": [1.894, 1.994, 1.994, 2.013, 2.063, 2.112, 2.125, 2.158, 2.206, 2.314, 2.397, 2.685, 2.907, 2.968, 3.04, 3.086, 3.472, 3.864, 4.13, 6.077], "yaxis": "y"}], "layout": {"legend": {"tracegroupgap": 0}, "margin": {"t": 60}, "showlegend": false, "xaxis": {"anchor": "y", "domain": [0, 0.7363], "title": {"text": "PayoutRatio"}}, "xaxis2": {"anchor": "y2", "domain": [0.7413, 1], "matches": "x2", "showgrid": false, "showline": false, "showticklabels": false, "ticks": ""}, "xaxis3": {"anchor": "y3", "domain": [0, 0.7363], "matches": "x", "showgrid": true, "showticklabels": false}, "xaxis4": {"anchor": "y4", "domain": [0.7413, 1], "matches": "x2", "showgrid": false, "showline": false, "showticklabels": false, "ticks": ""}, "yaxis": {"anchor": "x", "domain": [0, 0.7326], "title": {"text": "DividendYield"}}, "yaxis2": {"anchor": "x2", "domain": [0, 0.7326], "matches": "y", "showgrid": true, "showticklabels": false}, "yaxis3": {"anchor": "x3", "domain": [0.7426, 1], "matches": "y3", "showgrid": false, "showline": false, "showticklabels": false, "ticks": ""}, "yaxis4": {"anchor": "x4", "domain": [0.7426, 1], "matches": "y3", "showgrid": true, "showline": false, "showticklabels": false, "ticks": ""}}}
